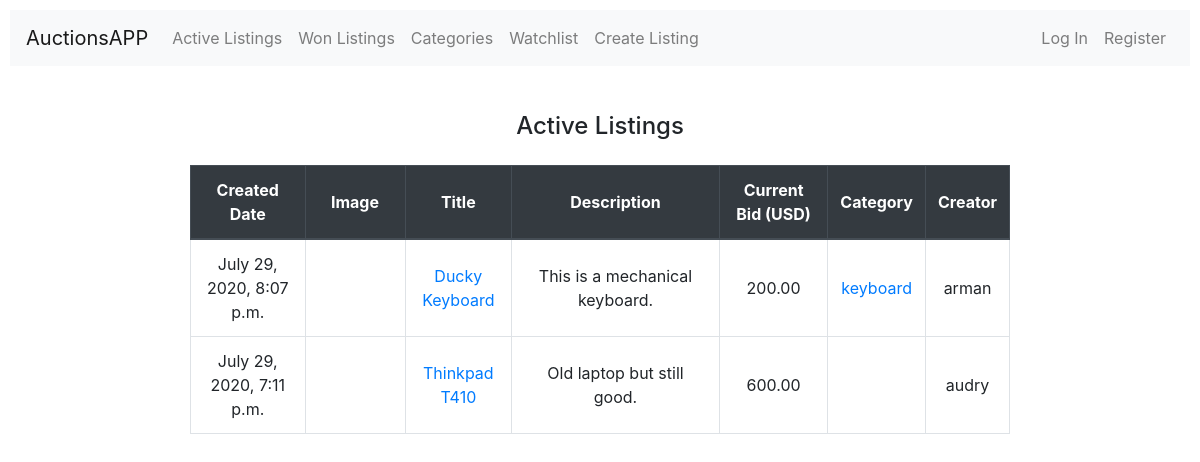
/, run on an earlier commit of the app's database.
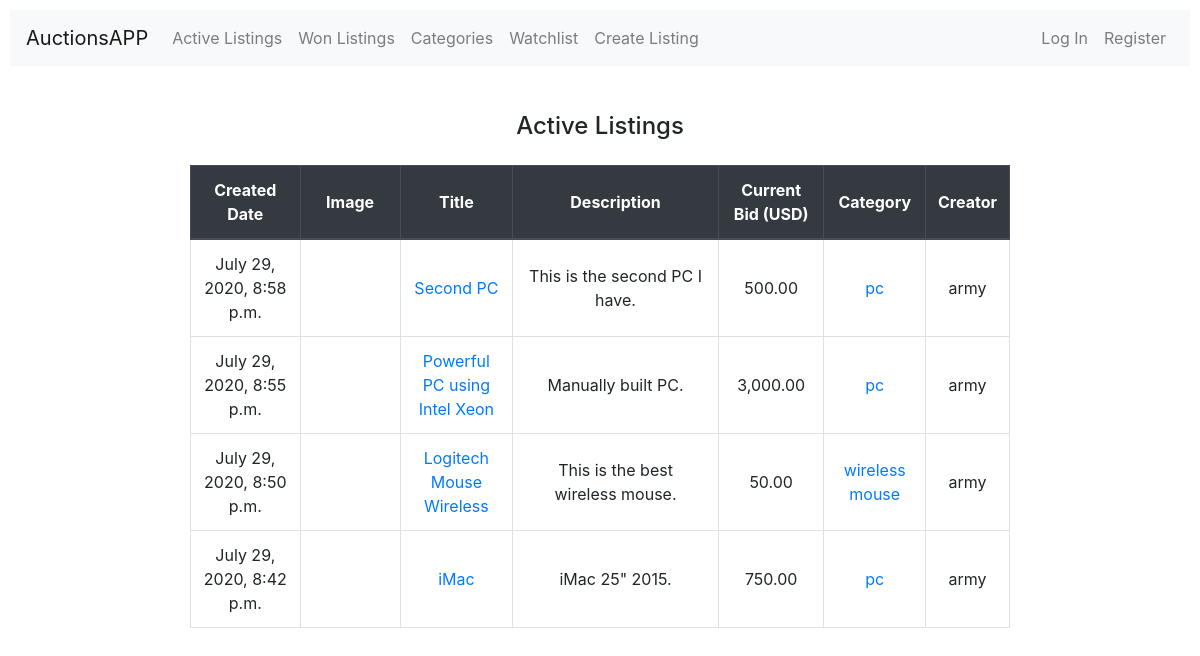
And on a later commit of the database.
### auctions/models.py (models this page shows, shortened)
class Listing(models.Model):
    title = models.CharField(max_length=30)
    desc = models.TextField()
    starting_bid = models.PositiveIntegerField()
    image = models.CharField(max_length=1000, blank=True)
    category = models.CharField(max_length=30, blank=True)
    creator = models.ForeignKey(User, on_delete=models.CASCADE, related_name="all_listings")
    active = models.BooleanField(default=True)
    created_at = models.DateTimeField(auto_now_add=True)
    last_bidder = models.ForeignKey(User, on_delete=models.CASCADE, blank=True, null=True)
    current_bid = models.PositiveIntegerField(blank=True, null=True)

class User(AbstractUser):
    def wlAmount(self):
        return len(self.wl_listings.filter(active="True"))

### auctions/views.py (the view)
# urls.py: path("", views.index, name="index"),
def index(request):
    listings = Listing.objects.filter(active=True)
    listings = sorted(listings, key=lambda i: i.created_at, reverse=True)
    return render(request, "auctions/index.html", {
        "listings": listings,
    })

### auctions/templates/auctions/index.html (shortened to what this page needs)
{% extends "auctions/layout.html" %}
{% block body %}
    <div class="container">
        <h2>Active Listings</h2>
        <div class="scrollable">
            <table class="table table-bordered" style="text-align: center;">
                <thead class="thead-dark">
                    <tr class="align-middle">
                        <th scope="col" style="min-width:100px">Created Date</th>
                        <th scope="col" style="min-width:100px">Image</th>
                        <th scope="col" style="min-width:100px">Title</th>
                        <th scope="col" style="min-width:200px">Description</th>
                        <th scope="col" style="min-width:100px">Current Bid (USD)</th>
                        <th scope="col" style="min-width:80px">Category</th>
                        <th scope="col" style="min-width:80px">Creator</th>
                    </tr>
                </thead>
                <tbody>
                    {% for listing in listings %}
                        {% if listing.active %}
                            <tr>
                                <td>{{ listing.created_at }}</td>
                                <td><img class="img_index" src="{{listing.image}}"></td>
                                <td><a href="{% url 'listing' listing.id %}">{{listing.title}}</a></td>
                                <td>{{listing.desc|truncatechars:80}}</td>
                                {% load humanize %}
                                <td>{{listing.current_bid|floatformat:2|intcomma}}</td>
                                {% if listing.category%}
                                    <td><a href="{% url 'category' listing.category %}">{{listing.category}}</a></td>
                                {% else %}
                                    <td>{{listing.category}}</td>
                                {% endif %}
                                <td>{{listing.creator.username}}</td>
                            </tr>
                        {% endif %}
                    {% endfor %}
                </tbody>
            </table>
        </div>
    </div>
{% endblock %}

What changed in the data, as far as the page shows it:
no longer on this page (row edited): Listing: created_at "July 29, 2020, 8:07 p.m.", title "Ducky Keyboard", desc "This is a mechanical keyboard.", current_bid "200.00", category "keyboard", creator.username "arman"
no longer on this page (row edited): Listing: created_at "July 29, 2020, 7:11 p.m.", title "Thinkpad T410", desc "Old laptop but still good.", current_bid "600.00", creator.username "audry"
added Listing: created_at "July 29, 2020, 8:58 p.m.", title "Second PC", desc "This is the second PC I have.", current_bid "500.00", category "pc", creator.username "army"
added Listing: created_at "July 29, 2020, 8:55 p.m.", title "Powerful PC using Intel Xeon", desc "Manually built PC.", current_bid "3,000.00", category "pc", creator.username "army"
added Listing: created_at "July 29, 2020, 8:50 p.m.", title "Logitech Mouse Wireless", desc "This is the best wireless mouse.", current_bid "50.00", category "wireless mouse", creator.username "army"
added Listing: created_at "July 29, 2020, 8:42 p.m.", title "iMac", desc "iMac 25\" 2015.", current_bid "750.00", category "pc", creator.username "army"
